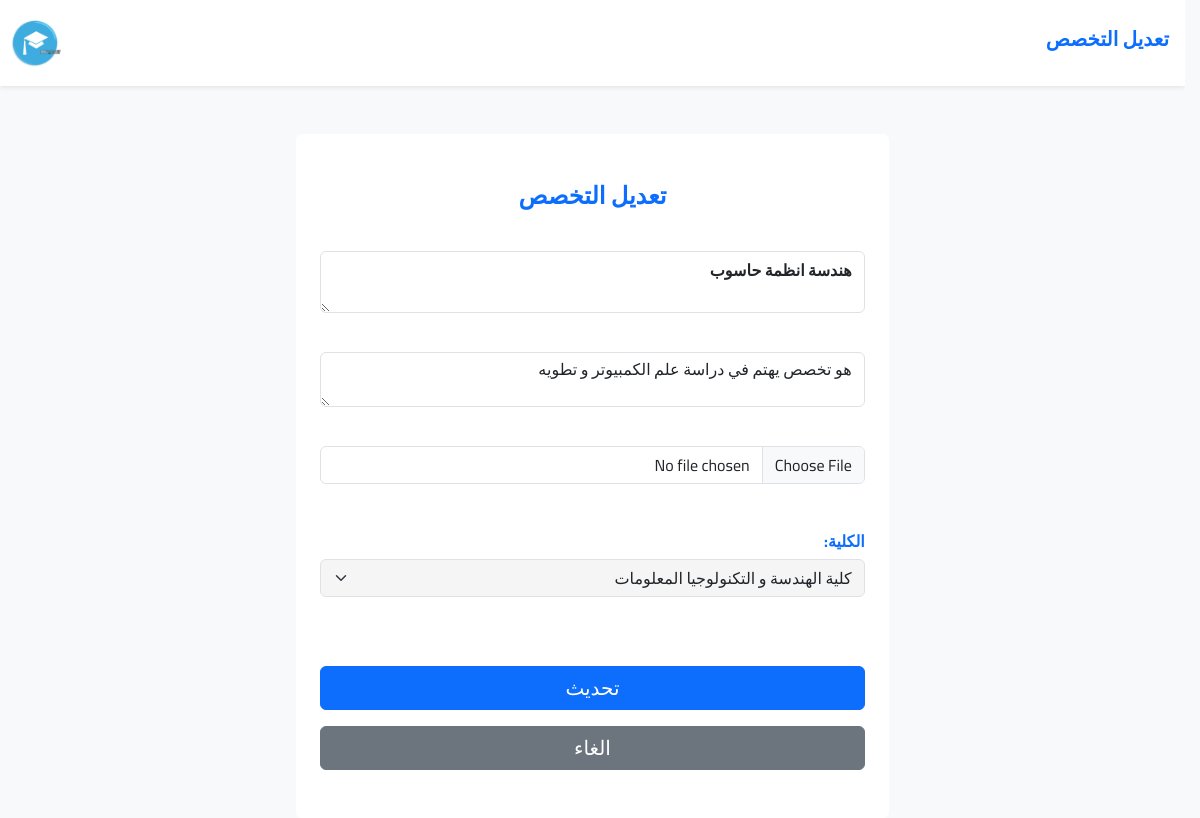
The app's page /major/edit?id=1 (signed in) with its own data.
### tables this page shows
CREATE TABLE `majors` (
  `id` int NOT NULL AUTO_INCREMENT,
  `name` varchar(255) NOT NULL,
  `overview` varchar(255) NOT NULL,
  `img` varchar(255) NOT NULL,
  `collage_id` int NOT NULL,
  PRIMARY KEY (`id`),
  UNIQUE KEY `name` (`name`),
  UNIQUE KEY `overview` (`overview`),
  KEY `collage_majors` (`collage_id`),
  CONSTRAINT `collage_majors` FOREIGN KEY (`collage_id`) REFERENCES `collage` (`id`) ON DELETE CASCADE ON UPDATE CASCADE
);

CREATE TABLE `collage` (
  `id` int NOT NULL AUTO_INCREMENT,
  `name` varchar(255) NOT NULL,
  `img` varchar(255) NOT NULL,
  `created_at` date NOT NULL,
  PRIMARY KEY (`id`),
  UNIQUE KEY `name` (`name`)
);

### Core/function.php (called while the page is built, shortened)
<?php
function base_path(string $path): string {
  return BASE_PATH . $path;
}
function view(string $path, $attr = []): void {
  extract($attr);
  require base_path("views/{$path}");
}
function old(string $key, $default = '') {
 return Core\Session::get('old')[$key]  ?? $default;
}

### Http/controllers/admin/majors/edit.php (called while the page is built, shortened)
<?php
$editMajor = App::resolve(Database::class)->query('SELECT id, name, overview, collage_id FROM majors WHERE id = :id', [
    'id' => $_GET['id'] ?? ''
])->findOrFail();
$collage_id = App::resolve(Database::class)->query('SELECT id, name FROM collage')->get();
view('admin/majors/edit.view.php', [
    'major' => $editMajor,
    'collage_id'  => $collage_id,
    'errors' => Session::get('errors'),
    'heading' => "تعديل التخصص"
]);

### public/index.php (called while the page is built, shortened)
<?php
require BASE_PATH.'Core/function.php';
require base_path('bootstrap.php');
$router = new \Core\Router();
$uri = parse_url($_SERVER['REQUEST_URI'])['path'];
$method = $_POST['__method'] ?? $_SERVER['REQUEST_METHOD'];
try {
   $router->route($uri, $method);
}
catch (ValidationException $exception) {
 Session::flash('errors', $exception->errors);
 Session::flash('old', $exception->old);
 return redirect($router->previousUrl());
}

### Core/Database.php (called while the page is built, shortened)
<?php
class Database {
    public $conn;
    public $stmt;
    public function __construct(array $config, $username = 'root', $password = 'root') {
      $dsn = 'mysql:'. http_build_query($config, "", ";");
      $this->conn = new PDO($dsn, $username, $password, [
        PDO::ATTR_DEFAULT_FETCH_MODE => PDO::FETCH_ASSOC
        ]);
    }
    public function query($query, $params = []): static {
      $this->stmt = $this->conn->prepare($query);
      $this->stmt->execute($params);
      return $this;
    }
    public function get(): array {
      return $this->stmt->fetchAll();
    }
}

### Core/App.php (called while the page is built, shortened)
<?php
class App {
  protected static $container;
  public static function setContainer($container): void {
     static::$container = $container;
  }
  public static function getContainer(): mixed {
     return static::$container;
  }
  public static function resolve($key): mixed {
     return static::getContainer()->resolve($key);
  }
}

### Core/Container.php (called while the page is built, shortened)
<?php
class Container {
    protected $bindings = [];
    public function bind(string $key,  $func): void {
     $this->bindings[$key] = $func;
    }
    public function resolve(string $key): mixed {
        $resolver = $this->bindings[$key];
        return call_user_func($resolver);
    }
}

### config.php (called while the page is built)
<?php
return [
     'database' => [
        'host' => 'localhost',
        'port' => 3306,
        'dbname' => 'e_learning',
        'charset' => 'utf8mb4'
     ],
];

### bootstrap.php (called while the page is built, shortened)
<?php
$container = new Container();
$container->bind('Core\Database', function() {
    $config = require base_path("config.php");
    return new Database($config['database']);
});

### Core/Session.php (called while the page is built, shortened)
<?php
class Session {
    public static function get(string $key, $default = null): mixed {
        return $_SESSION['_flash'][$key] ?? $_SESSION[$key] ?? $default;
    }
}

### views/admin/majors/edit.view.php (the view, shortened to what this page needs)
<?php require base_path('views/partials/head.php') ?>
<body class="bg-body-tertiary">
  <?php require base_path('views/partials/nav.php') ?>
   <main>
     <form action="/major/update" method="POST" enctype="multipart/form-data">
        <div class="form d-flex flex-column gap-3 px-4 py-5 bg-white rounded w-50 mx-auto mt-5">
          <h1 class="fs-4 fw-bold mb-4 align-self-center  text-primary">تعديل التخصص</h1>
          <textarea
                  class="textarea form-control fw-bold"
                  name="name"
                  placeholder="تعديل اسم التخصص"
                  required
                  autofocus><?= old('name', $major['name']) ?></textarea>
          <textarea
                  class="textarea overview form-control"
                  name="overview"
                  placeholder="عدل نبذة التخصص"
                  required><?= old('overview', $major['overview']) ?></textarea>
          <input
                 type="file"
                 name="img"
                 class="file-img form-control"
                 required />
          <label class="form-label select-label m-0" for="collage">الكلية:</label>
          <select class="select select-collage-id form-select" name="collage_id" id="collage" required>
            <?php foreach ($collage_id as $collage) : ?>
             <option value="<?= $collage['id'] ?>"
              <?= old('collage_id', $major['collage_id']) == $collage['id'] ? 'selected' : '' ?>>
               <?= $collage['name'] ?>
             </option>
            <?php endforeach; ?>
          </select>
          <button class="btn  btn-primary mt-4 fs-5" type="submit">تحديث</button>
          <a href="/majors" class="btn  btn-secondary fs-5">الغاء</a>
        </div>
     </form>
   </main>
<?php require base_path('views/partials/footer.php') ?>

### Core/Router.php (shortened to what this page needs)
<?php
class Router {
    protected $routes = [];
    public function add($method, string $uri, $controller): static {
        $this->routes[] = [
            'uri' =>  $uri,
            'controller' => $controller,
            'method' => $method,
            'middleware' => null
        ];
        return $this;
    }
    public function only($key): static {
        $this->routes[array_key_last($this->routes)]['middleware'] = $key;
        return $this;
    }
    public function route (string $uri, $method) {
      foreach($this->routes as $route) {
        if($route ['uri'] ===  $uri && $route['method'] === strtoupper($method)) {
          return require base_path('Http/controllers/'.$route['controller']);
        }
      }
    }
}

### public/assets/css/e-learn.css (style rules this page uses)
:root { --transition: 0.3s; --main-color : #0d6efd; --secound-color: #ccc; }
html { scroll-behavior: smooth; overflow-y: auto; scrollbar-gutter: stable; }
body { font-family: 'Cairo', sans-serif; direction: rtl; text-align: right; margin: 0; }
.form { max-width: 600px; min-width: 400px; }
.overview { min-height: 40px; line-height: 1.3; display: -webkit-box; -webkit-box-orient: vertical; overflow: hidden; }
.select-label { font-weight: 700; color: var(--main-color); }
select { background-color: #eeeeee8f !important; }
.select-collage-id { margin-top: -10px; }
.date, .overview, .file-img { margin-top: -10px; }

### records on screen
majors: name "هندسة انظمة حاسوب", overview "هو تخصص يهتم في دراسة علم الكمبيوتر و تطويه", collage_id "كلية الهندسة و التكنولوجيا المعلومات"
